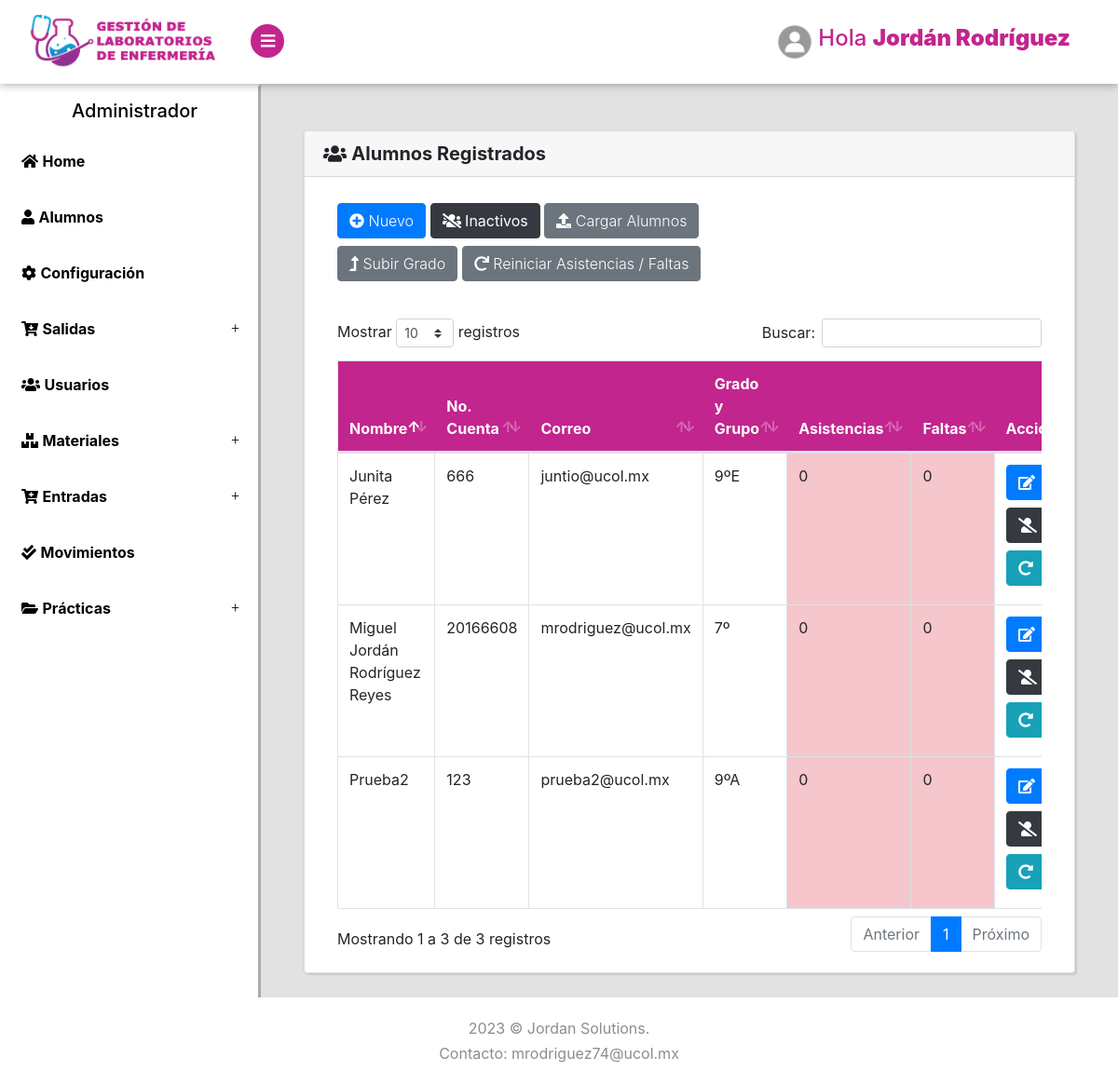
/Alumnos/Listar (signed in), run on the app's committed database.
### tables this page shows
CREATE TABLE `alumnos` (
  `id` int(11) NOT NULL,
  `usuario` varchar(20) NOT NULL,
  `nombre` varchar(100) NOT NULL,
  `correo` varchar(100) NOT NULL,
  `grado` int(2) NOT NULL,
  `grupo` varchar(10) NOT NULL,
  `asistencias` int(3) NOT NULL DEFAULT 0,
  `faltas` int(3) NOT NULL DEFAULT 0,
  `rol` int(2) NOT NULL DEFAULT 1,
  `clave` varchar(150) NOT NULL,
  `estado` tinyint(4) NOT NULL DEFAULT 1,
  `perfil` varchar(150) NOT NULL DEFAULT 'perfil.jpg'
);

### Libraries/Core/Views.php (called while the page is built)
<?php
class Views{
    function getView($controller, $view, $alert="", $data1 = "", $data2 = "", $data3 = "", $data4 = "", $data5 = "")
    {
        $controller = get_class($controller);
        if ($controller == "Login") {
            $view = "Views/".$view.".php";
        }else{
            $view = "Views/" . $controller . "/" . $view . ".php";
        }
        require_once($view);
    }
}
?>

### Controller/Alumnos.php (called while the page is built, shortened)
<?php
class Alumnos extends Controllers
{
    public function Listar()
    {
        $data1 = $this->model->selectAlumnos();
        $data2 = $this->model->configuracion();
        $this->views->getView($this, "Listar", "", $data1, $data2);
    }
}
?>

### index.php (called while the page is built, shortened)
<?php
require_once("Helpers/Helpers.php");
require_once("Libraries/Core/Load.php");
?>

### Helpers/Helpers.php (called while the page is built, shortened)
<?php
function base_url()
{
    return BASE_URL;
}
?>

### Libraries/Core/Mysql.php (called while the page is built, shortened)
<?php
class Mysql extends Conexion{
    private $conexion;
    function __construct()
    {
        $this->conexion = new Conexion();
        $this->conexion = $this->conexion->conect();
    }
    public function select(string $query){
        $this->strquery = $query;
        $result = $this->conexion->prepare($this->strquery);
        $result->execute();
        $data = $result->fetch(PDO::FETCH_ASSOC);
        return $data;
    }
    public function select_all(string $query){
        $this->strquery = $query;
        $result = $this->conexion->prepare($this->strquery);
        $result->execute();
        $data = $result->fetchall(PDO::FETCH_ASSOC);
        return $data;
    }
}
?>

### Libraries/Core/Conexion.php (called while the page is built)
<?php
class Conexion{
    private $conect;
    public function __construct()
    {
      $conexion = "mysql:host=".HOST.";dbname=".BD.";.CHARSET.";
      try {
          $this->conect = new PDO($conexion, DB_USER, PASS);
          $this->conect->setAttribute(PDO::ATTR_ERRMODE, PDO::ERRMODE_EXCEPTION);
      } catch (PDOException $e) {
          $this->conect = "Error en la conexion";
          echo "Error: " . $e->getMessage();
      }
    }
    public function conect()
    {
        return $this->conect;
    }
}
?>

### Models/AlumnosModel.php (called while the page is built, shortened)
<?php
class AlumnosModel extends Mysql{
    public function selectAlumnos()
    {
        $sql = "SELECT * FROM alumnos WHERE estado = 1";
        $res = $this->select_all($sql);
        return $res;
    }
    public function configuracion()
    {
        $sql = "SELECT * FROM configuracion";
        $res = $this->select($sql);
        return $res;
    }
}
?>

### Views/Alumnos/Listar.php (the view, shortened to what this page needs)
<?php if($_SESSION['rol'] <= 1){ ?>
<div class="page-content bg-light">
    <section>
        <div class="container-fluid container-fluidwelcome"  >
            <div class="row">
                <div class="col-lg-4 mt-2">
                </div>
                <div class="col-lg-4 mt-2">
                <img src="../assets/img/unicornio.png" style="height: 400px; ">
                <h2 class="h5 no-margin-bottom" style="text-align: center">Error: No tienes autorización para ingresar a esta página</h2>
                </div>
                <div class="col-lg-4 mt-2">
                </div>
            </div>
        </div>
    </section>
</div>
<?php }  else { ?>
<div class="page-content">
    <section>
        <div class="card container-fluid2">
            <h5 class="card-header"><i class="fas fa-users"></i> <strong>Alumnos Registrados</strong></h5>
            <div class="card-body">
                <div class="container-fluid ">
                    <div class="row">
                        <div class="col-lg-12 mt-2">
                            <div class="row">
                                <div class="col-lg-8 mb-2">
                                    <button class="btn btn-primary mb-2" type="button" data-toggle="modal" data-target="#nuevo_cliente"><i class="fas fa-plus-circle"></i> Nuevo</button>
                                    <a href="<?php echo base_url(); ?>Alumnos/eliminados" class="btn btn-dark mb-2"><i class="fas fa-users-slash"></i> Inactivos</a>
                                    <button class="btn btn-secondary mb-2" type="button" data-toggle="modal" data-target="#alumnos"><i class="fas fa-upload"></i> Cargar Alumnos</button>
                                    <form action="<?php echo base_url() ?>Alumnos/subirgrado" method="post" class="d-inline subir">
                                        <button type="submit" class="btn btn-secondary mb-2"><i class="fas fa-level-up-alt"></i> Subir Grado</button>
                                    </form>
                                    <form action="<?php echo base_url() ?>Alumnos/reiniciarhoras" method="post" class="d-inline horas">
                                        <button type="submit" class="btn btn-secondary mb-2"><i class="fas fa-redo"></i> Reiniciar Asistencias / Faltas</button>
                                    </form>
                                </div>
                                <div class="col-lg-4">
                                </div>
                            </div>
                            <div class="table-responsive mt-4">
                                <table class="table table-hover table-bordered" id="Table">
                                    <thead class="thead-personality">
                                        <tr>
                                            <th>Nombre</th>
                                            <th>No. Cuenta</th>
                                            <th>Correo</th>
                                            <th>Grado y Grupo</th>
                                            <th>Asistencias</th>
                                            <th>Faltas</th>
                                            <th>Acciones</th>
                                        </tr>
                                    </thead>
                                    <tbody>
                                        <?php foreach ($data1 as $us) { ?>
                                        <?php if($_SESSION['rol'] >= $us['rol']){ ?>
                                            <tr>
                                                <td><?php echo $us['nombre']; ?></td>
                                                <td><?php echo $us['usuario']; ?></td>
                                                <td><?php echo $us['correo']; ?></td>
                                                <td><?php echo $us['grado'], 'º', $us['grupo'];?></td>
                                                <?php if($us['asistencias'] <= ($data2['aminimas'])/2 ){ ?>
                                                <td class="table-danger"><?php echo $us['asistencias']; ?></td>
                                                <?php }  elseif ($us['asistencias'] < $data2['aminimas']){ ?>
                                                <td class="table-warning"><?php echo $us['asistencias']; ?></td>
                                                <?php }  else { ?>
                                                <td class="table-success"><?php echo $us['asistencias']; ?></td>
                                                <?php } ?>
                                                <?php if($us['faltas'] <= ($data2['aminimas'])/2){ ?>
                                                <td class="table-danger"><?php echo $us['faltas']; ?></td>
                                                <?php }  else {if($us['faltas'] < $data2['aminimas']){ ?>
                                                <td class="table-warning"><?php echo $us['faltas']; ?></td>
                                                <?php }  else { ?>
                                                <td class="table-success"><?php echo $us['faltas']; ?></td>
                                                <?php } }?>
                                                <td>
                                                    <a title="Editar" href="<?php echo base_url() ?>Alumnos/editar?id=<?php echo $us['id']; ?>" class="btn btn-primary mb-2"><i class="fas fa-edit"></i></a>
                                                    <form action="<?php echo base_url() ?>Alumnos/eliminar?id=<?php echo $us['id']; ?>" method="post" class="d-inline elim">
                                                        <button title="Inactivar" type="submit" class="btn btn-dark mb-2"><i class="fas fa-user-slash"></i></button>
                                                    </form>
                                                    <form action="<?php echo base_url() ?>Alumnos/restablecer?id=<?php echo $us['id']; ?>" method="post" class="d-inline rest">
                                                        <button title="Restablecer contraseña" type="submit" class="btn btn-info mb-2"><i class="fas fa-redo-alt"></i></button>
                                                    </form>
                                                </td>
                                            </tr>
                                        <?php } }?>
                                    </tbody>
                                </table>
                            </div>
                        </div>
                    </div>
                </div>
            </div>
        </div>
    </section>
</div>
</div>
<?php } ?>

### Assets/css/style.default.css (style rules this page uses)
:root { --blue: #15c2e9; --graylight: #e2e2e2; --grayheader: #F7F7F7; --lavanda: #c2258e; --black: #000; --white: #fff; }
body { position: relative; }
section { padding: 0 1rem; }
a { -webkit-transition: all 0.3s; transition: all 0.3s; display: inline-block; }
button { cursor: pointer; }
i, span, strong { display: inline-block; }
.card { margin-bottom: 30px; -webkit-box-shadow: 2px 2px 2px rgba(0, 0, 0, 0.1), -1px 0 2px rgba(0, 0, 0, 0.05); box-shadow: 2px 2px 2px rgba(0, 0, 0, 0.1), -1px 0 2px rgba(0, 0, 0, 0.05); }
.page-content { position: relative; background: var(--graylight); min-height: 100vh; width: calc(100% - 280px); padding: 0; padding-bottom: 70px; }
button, input[type="submit"] { cursor: pointer; font-family: inherit; font-weight: 300 !important; }
.table { margin-bottom: 0; color: #8a8d93; }
.table td, .table th { border-color: #343a40; }
.table thead th { border: none; }
.table-bordered td, .table-bordered th { border-color: #343a40; }
.btn { font-weight: 400; border: 1px solid transparent; padding: 0.45rem 0.75rem; font-size: 1rem; line-height: 1.5; border-radius: 0.25rem; -webkit-transition: color 0.15s ease-in-out, background-color 0.15s ease-in-out, border-color 0.15s ease-in-out, -webkit-box-shadow 0.15s ease-in-out; transition: color 0.15s ease-in-out, background-color 0.15s ease-in-out, border-color 0.15s ease-in-out, -webkit-box-shadow 0.15s ease-in-out; transition: color 0.15s ease-in-out, background-color 0.15s ease-in-out, border-color 0.15s ease-in-out, box-shadow 0.15s ease-in-out; transition: color 0.15s ease-in-out, background-color 0.15s ease-in-out, border-color 0.15s ease-in-out, box-shadow 0.15s ease-in-out, -webkit-box-shadow 0.15s ease-in-out; }
.btn-primary { color: color-yiq(#db6574); background-color: #db6574; border-color: #db6574; }
.btn-secondary { color: color-yiq(#868e96); background-color: #868e96; border-color: #868e96; }
.btn-info { color: color-yiq(#17a2b8); background-color: #17a2b8; border-color: #17a2b8; }
.btn-dark { color: color-yiq(#212529); background-color: #212529; border-color: #212529; }
body { font-family: "Muli", sans-serif; font-size: 1rem; font-weight: 400; line-height: 1.5; color: #8a8d93; background-color: #fff; }
a { color: #db6574; text-decoration: none; }
h1, h2, h3, h4, h5, h6, .h1, .h2, .h3, .h4, .h5, .h6 { margin-bottom: 0.5rem; font-family: inherit; font-weight: 700; line-height: 1.2; color: inherit; }
h5, .h5 { font-size: 1.1rem; }
.card { background-color: #2d3035; border: 1px solid #34373d; border-radius: 0; }
.card-body { padding: 1.25rem; }
.card-header { padding: 0.75rem 1.25rem; background-color: rgba(0, 0, 0, 0.03); border-bottom: 1px solid #34373d; }
.card-header:first-child { border-radius: 0 0 0 0; }
.container-fluid2 { margin: 50px 30px; }
.thead-personality { background: var(--lavanda); color: var(--white); }

### data on the page
alumnos: nombre "Junita Pérez", usuario "666", correo "juntio@ucol.mx", grado "9", grupo "E", asistencias "0", faltas "0"
alumnos: nombre "Miguel Jordán Rodríguez Reyes", usuario "20166608", correo "mrodriguez@ucol.mx", grado "7", asistencias "0", faltas "0"
alumnos: nombre "Prueba2", usuario "123", correo "prueba2@ucol.mx", grado "9", grupo "A", asistencias "0", faltas "0"

### other printed values
$_SESSION['nombre'] "Jordán Rodríguez"
